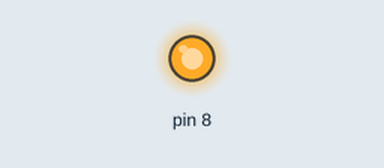
A sketch run on a simulated Arduino Uno, built with avr-gcc and run on an emulated ATmega328P. Parts: output pins drawn as LEDs (lit = HIGH). At 0.0 s the program stops and its outputs stay as they are.

Above: at 0.1 s.
Timing chart, 0 to 1.5 s (numbered marks = the images above):
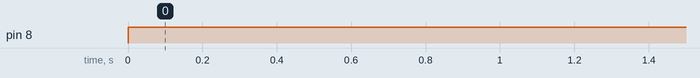

Measured:
- by itself, pin 8: LOW → HIGH at 0.00 s

The sketch:

on_led.ino
```cpp
// red 제어 부분
void setup() {
  // put your setup code here, to run once:
  pinMode(8, OUTPUT);
}

void loop() {
  // put your main code here, to run repeatedly:
  digitalWrite(8, HIGH);
  exit(0);
}
```
